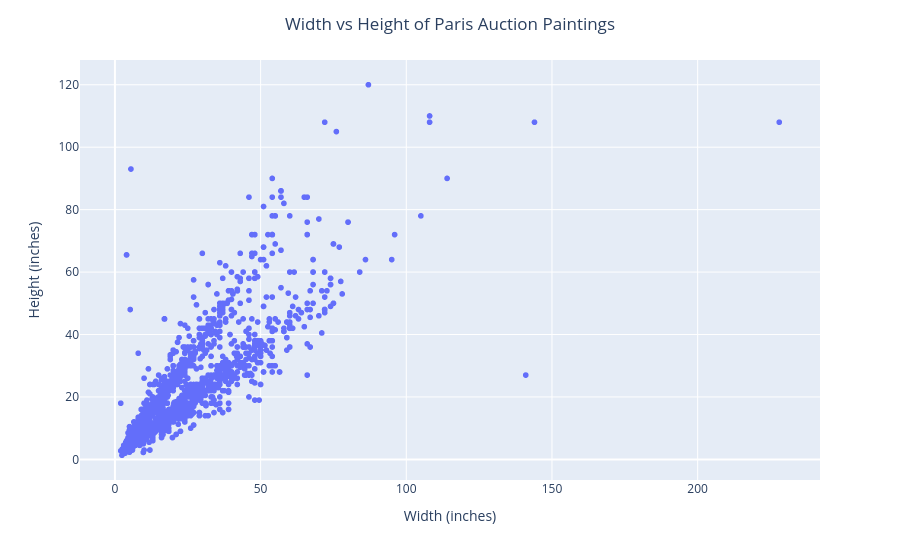

Notebook source saved alongside this figure:
### Markdown cell above
**Q3** Make a scatter plot of the width vs the height like the one in the lecture. You should be able to recreate the plots here without looking at the code.

### Code cell
fig = px.scatter(DF,
                 y = "Height_in",
                 x = "Width_in",
                hover_data= "name")

fig.update_layout(title = "Width vs Height of Paris Auction Paintings",
                  title_x = 0.5,
                  yaxis_title = "Height (inches)",
                  xaxis_title = "Width (inches)")

### Figure 1 — Plotly figure (JSON) as saved in the notebook; plotly's stock layout.template omitted (floating-point values rounded to 4 significant figures; data arrays with more than 128 entries replaced by an {"elided": "..."} marker saying what was removed)
{"data": [{"customdata": {"elided": "3393x1 str values"}, "hovertemplate": "Width_in=%{x}<br>Height_in=%{y}<br>name=%{customdata[0]}<extra></extra>", "legendgroup": "", "marker": {"color": "#636efa", "symbol": "circle"}, "mode": "markers", "name": "", "showlegend": false, "type": "scattergl", "x": {"elided": "3393 float values"}, "xaxis": "x", "y": {"elided": "3393 float values"}, "yaxis": "y"}], "layout": {"legend": {"tracegroupgap": 0}, "margin": {"t": 60}, "title": {"text": "Width vs Height of Paris Auction Paintings", "x": 0.5}, "xaxis": {"anchor": "y", "domain": [0, 1], "title": {"text": "Width (inches)"}}, "yaxis": {"anchor": "x", "domain": [0, 1], "title": {"text": "Height (inches)"}}}}
